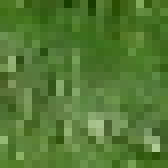
%> input picture so/images/A.png, 21 x 21 px (shown 8 times larger)
$ octave --eval "so_25_02_2012;"   (GNU Octave 9; MATLAB toolbox functions it lacks are replaced by stand-ins)
%> lines starting %> are read from the running program, lines starting %| are printed output that depends on the picture
### so/m_rp.m
%
%	m_rp - Generate randomprojection LxN matrix W, which consists of a set of
%	approximately orthonormal basis vectors, where all elements are generated as
%	as Wi[j] ~ N(0; 1/N) and, 1 <= i <= N,  1 <= j <= L.
%	As such, it behaves as an approximate orthoprojector.
%
%	Usage:
%					W = m_rp(L, N)
%
%	Arguments:
%					L:		Number of rows of W, or the number of dimensions to project to
%					N:		Number of cols of W, or input dimension
%
% Returns:
%					W:		LxN randomprojection matrix
%
%
%	Authors:
%		Tarras Holotyak, Maurits Diephuis
%
%	References:
%
%
%	Date:
%		7/28/2011
%
function W =  m_rp(L, N)

if ( L >= N )
   A = orth(randn(L, N)/sqrt(L));
else
   A = (orth((randn(L, N)/sqrt(L))'))';
end

B = A - ones(L, 1)*mean(A, 1);
C = B - ones(L, 1)*mean(B, 1);

W = C - ones(L, 1)*mean(C, 1);

W = orth(W);

### so/so_25_02_2012.m
% Small unit test for image hash and descriptor functions
% for this SO question
% http://dsp.stackexchange.com/questions/1564/good-metric-for-qualitatively-comparing-image-patches
%
%
% Maurits Diephuis
%
% Uses:
% VLFEAT toolbox, by A. Vedaldi and B. Fulkerson
% www.vlfeat.org
%
%
function so_25_02_2012;

close all;

% Read in images
A1 	= im2double(rgb2gray(imread('images/A.png')));
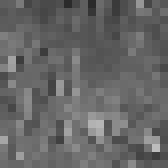
%> A1: size 21x21 double (shown 8 times larger); min 0.165, max 0.741, mean 0.4
B1 	= im2double(rgb2gray(imread('images/B1.png')));
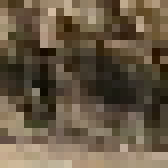
%> input picture so/images/B1.png, 21 x 21 px (shown 8 times larger)
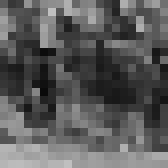
%> B1: size 21x21 double (shown 8 times larger); min 0.0392, max 0.753, mean 0.354
B2 	= im2double(rgb2gray(imread('images/B2.png')));
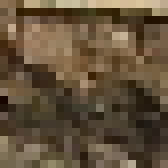
%> input picture so/images/B2.png, 21 x 21 px (shown 8 times larger)
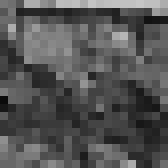
%> B2: size 21x21 double (shown 8 times larger); min 0.0392, max 0.776, mean 0.33


% Euclidian distance
[inter, intra] = statTest(A1, B1, B2, @m_edist, []);
%> in statTest, `inter1 	= metric(A1, B1);`: inter1 = 4.17
%> in statTest, `inter2 	= metric(A1, B2);`: inter2 = 4.01
%> in statTest, `intra	= metric(B1, B2);`: intra = 4.57
%> in statTest, `inter = (inter1+inter2) / 2;`: inter = 4.09
%> inter = 4.09; intra = 4.57
fprintf('Euclidian distance, inter: %2.2f, intra: %2.2f\n', inter, intra);
%| Euclidian distance, inter: 4.09, intra: 4.57

% Normalized CC
[inter, intra] = statTest(A1, B1, B2, @m_crosscor, []);
%> inter = 0.319; intra = 0.374
fprintf('Norm xcorr, inter: %2.2f, intra: %2.2f\n', inter, intra);
%| Norm xcorr, inter: 0.32, intra: 0.37

% Local versus Global mean
[inter, intra] = statTest(A1, B1, B2, @m_hamming, @m_hash1);
%> inter = 213.5; intra = 209
fprintf('Local mean hash, inter: %2.2f, intra: %2.2f\n', inter, intra);
%| Local mean hash, inter: 213.50, intra: 209.00

% DCT based hash
[inter, intra] = statTest(A1, B1, B2, @m_hamming, @m_hash2);
%> inter = 30.5; intra = 29
fprintf('DCT, inter: %2.2f, intra: %2.2f\n', inter, intra);
%| DCT, inter: 30.50, intra: 29.00


% RP based hash
[inter, intra] = statTest(A1, B1, B2, @m_hamming, @m_hash3);
%> inter = 15.5; intra = 18
fprintf('RP, inter: %2.2f, intra: %2.2f\n', inter, intra);
%| RP, inter: 15.50, intra: 18.00


% RP based hash
[inter, intra] = statTest(A1, B1, B2, @m_edist, @m_siftdesc);
% [8 lines not run here, left out]
function [inter, intra] = statTest(A1, B1, B2, metric, hash)

	if ( isempty(hash) )
		inter1 	= metric(A1, B1);
		inter2 	= metric(A1, B2);
		intra	= metric(B1, B2);

		inter = (inter1+inter2) / 2;
	else
		inter1 	= metric(hash(A1), hash(B1));
		inter2 	= metric(hash(A1), hash(B2));
		intra	= metric(hash(B1), hash(B2));

		inter = (inter1+inter2) / 2;
	end

% ---------------------------------------------------------------------------
% Euclidean distance
%
function d = m_edist(a, b)
	a = a(:);
	b = b(:);
	d = sqrt(sum((a - b).^2));


% ---------------------------------------------------------------------------
% Normalized cc
%
function cmax = m_crosscor(a, b)
	d = normxcorr2(a, b);
	cmax = max(d(:));


% ---------------------------------------------------------------------------
% Hamming distance
%
function h = m_hamming(a, b)

	a = a(:);
	b = b(:);

	h = sum(xor(a, b));


% ---------------------------------------------------------------------------
% Local vs global mean
% no sliding / sliding
% square ROI
%
function h = m_hash1(im)

	% hard wired settings
	dim = [2 2];
	slideFlag = 1;

	% Global mean
	mu = mean(im(:));


	if ( slideFlag == 0)
		data = im2col(im, [dim(1) dim(2)], 'distinct');
	else
		data = im2col(im, [dim(1) dim(2)], 'sliding');
	end

	% For each roi, look if the local mean is larger or smaller than
	% the local mean. Write out a 0, or 1 occordingly per block
	for i = 1:1:size(data, 2)
		tmp = mean(data(:, i));
		h(i) = tmp > mu;
	end

	h = h';


%-----------------------------------------------------------------------
%	Hash 2
%	1) reduce to grayscale
%	2) crush down to 16x16 value
%	3) DCT
%	4) Keep top left [8 8] DCT components
%	5) Binarize DCT based on sign of that same [8 8] block
%	6) Write out the binary string, or 63 bit integer ( nuke the DC)
%
function [h] = m_hash2(im_org)

	% Crush it down to 16x16 pixels
	thumb = imresize(im_org, [16 16]);

	dct_im = dct2(thumb);
	dct_im = dct_im(1:8, 1:8);

	% Binarize
	bw = dct_im >= 0;

	% Remove the DC component
	bw(1) = [];

	% Write out
	h = bw(:);


%-----------------------------------------------------------------------
%	Hash 3
%	1) Reduct to [16 16]
%	3) Blur
%	5) Random Projections
%	6) Binarize based on sign
%
function [h] = m_hash3(im)

	% Crush it down to 16x16 pixels
	thumb = imresize(im, [16 16]);

	% Blur a bit, can be removed if one so wishes.
	H = fspecial('disk', 1);
	thumb = imfilter(thumb, H, 'replicate');

	% Generate Random Projection Matrix
	L = 16;
	N = 2;
	rp = m_rp(L, N);

	% Projection
	rp_soft = double(thumb)*rp;

	% Binarize
	h = rp_soft > 0;
	h = h(:);


%-----------------------------------------------------------------------
%	SIFT descriptor
%
%
function [d] = m_siftdesc(im)

	% Define the SIFT descriptor frame
	% positon is (10, 10), scale = 1, rotation = 0
	% Note, bigger scales (blurring!) helps the performance

	fc = [10;10; 2; 0];

	% Run SIFT
%> (the run ends here)
